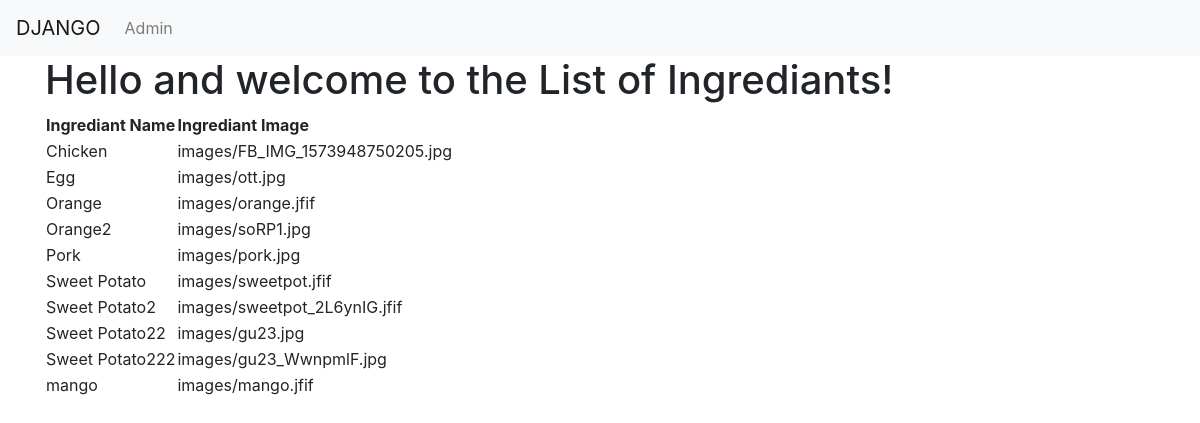
The page / on the database its author committed.
### app3/models.py (models this page shows, shortened)
class Ingrediant(models.Model):
        FRUIT = 'FR'
        VEGETABLE = 'VEGT'
        CARBOHYDRATE = 'CARBS'
        PROTEIN = 'PROT'
        DAIRY = 'DARY'
        FATS = 'FT'
        OILS = 'OL'
        FOOD_GROUPS = (
        (FRUIT, 'Fruits'),
        (VEGETABLE, 'Vegetable'),
        (CARBOHYDRATE, 'Carbohydrate'),
        (PROTEIN, 'Protein'),
        (DAIRY, 'Dairy'),
        (FATS, 'Fats'),
        (OILS, 'Oils'),
    )
        VEGAN = 'VE'
        VEGETARIAN = 'VTRN'
        HALAL = 'HLL'
        KOSHER = 'KSH'
        PESCATARIAN = 'PSC'
        DIETARY_GROUPS = (
        (VEGAN, 'Vegan'),
        (VEGETARIAN, 'Vegetarian'),
        (HALAL, 'Halal'),
        (KOSHER, 'Kosher'),
        (PESCATARIAN, 'Pescatarian'),
    )
        ing_name = models.CharField(max_length=64,unique=True)
        ing_description = models.CharField(max_length=64,null=True)
        ing_price = models.DecimalField(max_digits=5, decimal_places=2)
        ing_weight = models.DecimalField(max_digits=5, decimal_places=2)
        ing_photo = models.ImageField(upload_to='images/', max_length=254, null=True)
        ing_foodgroup = models.CharField(max_length=64,choices=FOOD_GROUPS)
        ing_dietarygroup = models.CharField(max_length=64,choices=DIETARY_GROUPS)
        published_date = models.DateTimeField(blank=True, null=True)

### app3/views.py (the view)
# urls.py: path('', views.index, name='index'),
def index(request):
    ing_list = Ingrediant.objects.order_by('ing_name')
    ing_dict = {'raw_ing':ing_list}
    return render(request,'app3/index.html', context=ing_dict)

### templates/app3/index.html
{% extends "app3/base.html" %}
{% load static %}
    {% block body_block%}
    <h1>Hello and welcome to the List of Ingrediants!</h1>
    {% if raw_ing %}
    <table>
      <thead>
        <th>Ingrediant Name</th>
        <th>Ingrediant Image</th>
      </thead>
      {% for rawfood in raw_ing %}
      <tr>
        <td>{{ rawfood.ing_name }}</td>
        <td>{{ rawfood.ing_photo }}</td>
      </tr>
      {% endfor %}
    </table>
    {% else %}
    <p> NO ING Found</p>
    {% endif %}
    {% endblock %}

### templates/app3/base.html (shortened to what this page needs)
<!DOCTYPE html>
<html>
  <head>
    <link rel="stylesheet" href="https://stackpath.bootstrapcdn.com/bootstrap/4.1.3/css/bootstrap.min.css"
>
  </head>
  <body>
    <nav class="navbar navbar-expand-lg navbar-light bg-light">
      <div class="navbar-nav">
        <a class="navbar-brand" href="{% url 'index' %}">DJANGO</a>
        <a class="nav-item nav-link" href="{% url 'admin:index' %}">Admin</a>
      </div>
    </nav>
    <div class="container">
    {% block body_block %}{% endblock %}
    </div>
  </body>
</html>

### rows shown on the page
Ingrediant: ing_name "Chicken", ing_photo "images/FB_IMG_1573948750205.jpg"
Ingrediant: ing_name "Egg", ing_photo "images/ott.jpg"
Ingrediant: ing_name "Orange", ing_photo "images/orange.jfif"
Ingrediant: ing_name "Orange2", ing_photo "images/soRP1.jpg"
Ingrediant: ing_name "Pork", ing_photo "images/pork.jpg"
Ingrediant: ing_name "Sweet Potato", ing_photo "images/sweetpot.jfif"
Ingrediant: ing_name "Sweet Potato2", ing_photo "images/sweetpot_2L6ynIG.jfif"
Ingrediant: ing_name "Sweet Potato22", ing_photo "images/gu23.jpg"
Ingrediant: ing_name "Sweet Potato222", ing_photo "images/gu23_WwnpmlF.jpg"
Ingrediant: ing_name "mango", ing_photo "images/mango.jfif"
